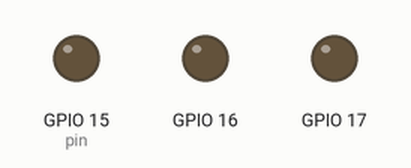
Simulated run of this program. Board: ESP32-S3. Shown: output pins drawn as LEDs (lit = HIGH).

Above: at 0.1 s.
At 0.7 s:
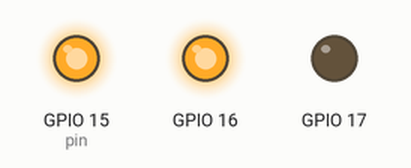
At 1.3 s:
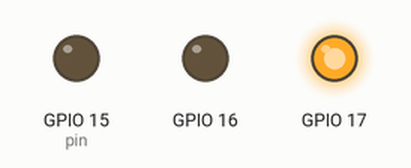
At 1.71 s:
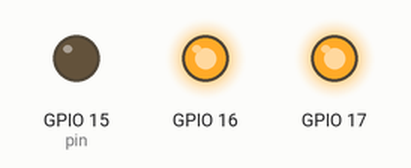
At 3.11 s:
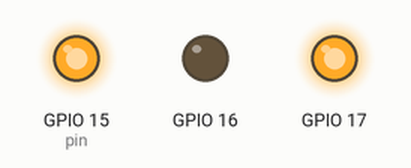
At 4.32 s:
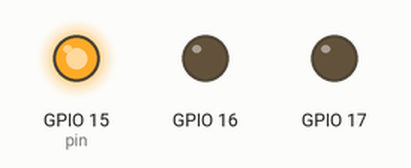
Timing chart, 0 to 4.6 s (numbered marks = the images above):
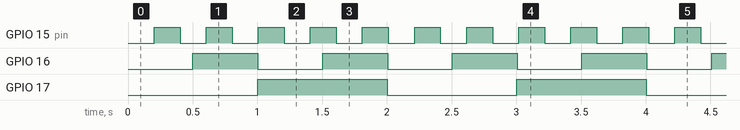

The program:

main.cpp
```cpp
#include <Arduino.h>

struct LED {
    uint8_t pin;
    uint16_t delay;
    unsigned long previousMillis;
};

static LED led1 = {.pin = 15, .delay = 200};
static LED led2 = {.pin = 16, .delay = 500};
static LED led3 = {.pin = 17, .delay = 1000};

static void check_led(LED &led, unsigned long currentMillis);

void setup() {
    pinMode(led1.pin, OUTPUT);
    pinMode(led2.pin, OUTPUT);
    pinMode(led3.pin, OUTPUT);
}

void loop() {
    unsigned long currentMillis = millis();
    check_led(led1, currentMillis);
    check_led(led2, currentMillis);
    check_led(led3, currentMillis);
}

void check_led(LED &led, unsigned long currentMillis) {
    if (currentMillis - led.previousMillis > led.delay) {
        digitalWrite(led.pin, !digitalRead(led.pin));
        led.previousMillis = currentMillis;
    }
}
```

additional_task.cpp
```cpp
#include <iostream>

int main() {
    unsigned int number = 4;
    unsigned int evil_number = number - 1;

    if (number!=0 &
        // (number | evil_number) == number+evil_number) // First attempt
        (number & evil_number) == 0){
        std::cout << "Number is a power of 2" << std::endl;
    } else {
        std::cout << "Number is not a power of 2" << std::endl;
    }
    return 0;
}
```

Measured:
- by itself, GPIO 15 (pin): alternates HIGH for 0.20 s and LOW for 0.20 s
- by itself, GPIO 16: alternates HIGH for 0.50 s and LOW for 0.50 s
- by itself, GPIO 17: alternates HIGH for 1.0 s and LOW for 1.0 s
